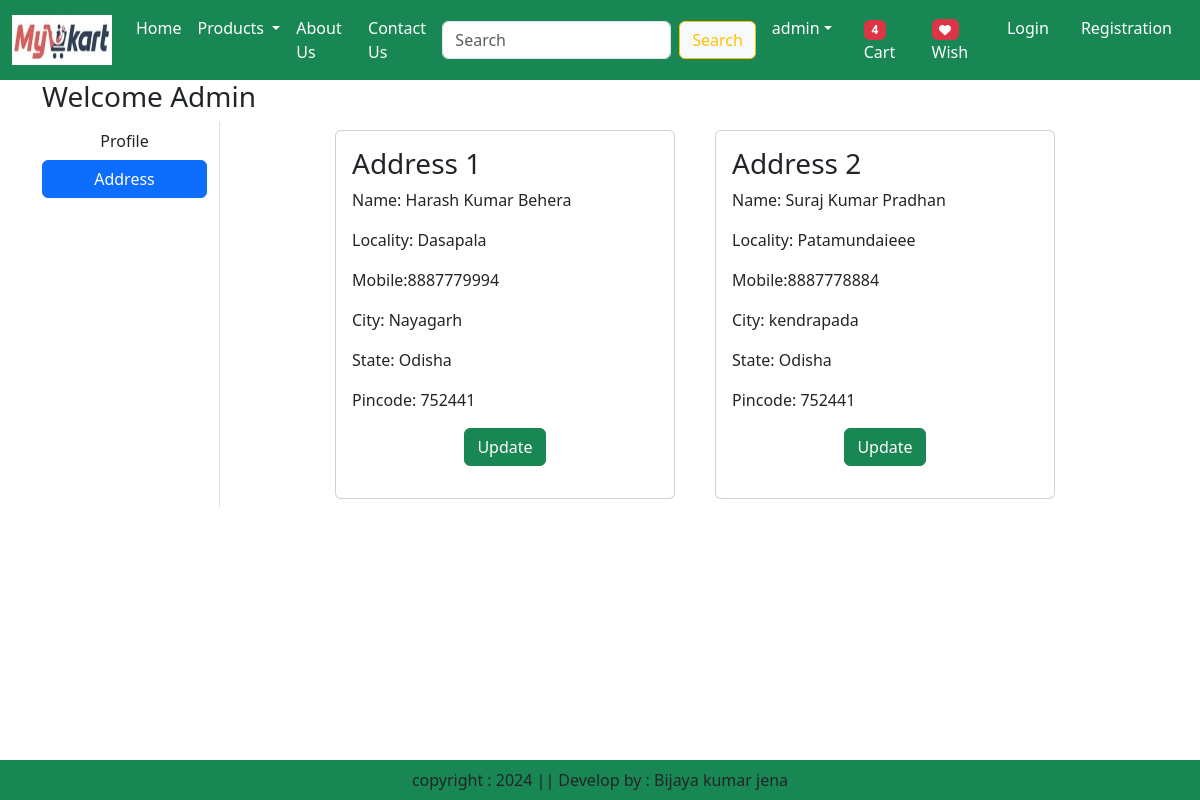
The page /address/ (signed in) on the database its author committed.
### app/models.py (models this page shows, shortened)
class Customer(models.Model):
    user = models.ForeignKey(User, on_delete=models.CASCADE)
    name = models.CharField(max_length=200)
    locality = models.CharField(max_length=200)
    city = models.CharField(max_length=50)
    mobile = models.IntegerField(default=0)
    zipcode = models.IntegerField()
    state = models.CharField(choices=STATE_CHOICES, max_length=100)

### app/views.py (the view)
# urls.py: path('address/', views.address, name='address'),
@login_required
def address(request):
    totalitem = 0
    if request.user.is_authenticated:
        totalitem = len(Cart.objects.filter(user=request.user))
    add = Customer.objects.filter(user=request.user)
    return render(request, 'app/address.html', locals())

### app/templates/app/address.html (shortened to what this page needs)
{% extends "app/base.html" %}
{% load static %}
{% block main-content %}
<div class="container">
  <div class="row">
    <h3>Welcome <span class="text-capitalize">{{request.user}}</span></h3>
    <div class="col-sm-2 border-end">
      <ul class="list-unstyled">
        <li class="d-grid">
          <a href="{% url 'profile' %}" class="btn">Profile</a>
        </li>
        <li class="d-grid">
          <a href="{% url 'address' %}" class="btn btn-primary">Address</a>
        </li>
      </ul>
    </div>
    <div class="col-sm-8 offset-sm-1">
      <div class="row">
        {% for ad in add %}
        <div class="col-sm-6">
          <div class="card m-2">
            <div class="card-body">
              <h3>Address {{forloop.counter}}</h3>
              <p>Name: {{ad.name}}</p>
              <p>Locality: {{ad.locality}}</p>
              <p>Mobile:{{ad.mobile}}</p>
              <p>City: {{ad.city}}</p>
              <p>State: {{ad.state}}</p>
              <p>Pincode: {{ad.zipcode}}</p>
              <p class="text-center">
                <a
                  href="{% url 'updateAddress' pk=ad.id %}"
                  type="button"
                  class="btn btn-success"
                  >Update</a
                >
              </p>
            </div>
          </div>
        </div>
        {% endfor %}
      </div>
    </div>
  </div>
</div>
{% endblock main-content %}

### app/templates/app/base.html (shortened to what this page needs)
<!DOCTYPE html>
{% load static %}
<html lang="en">
<head>
    <link href="https://cdn.jsdelivr.net/npm/bootstrap@5.3.3/dist/css/bootstrap.min.css" rel="stylesheet">
    <link rel="stylesheet" href="{% static 'app/css/owl.carousel.min.css' %}">
    <link rel="stylesheet" href="{% static 'app/css/all.min.css' %}">
    <link rel="stylesheet" href="{% static 'app/css/style.css' %}">
</head>
<body>
    <nav class="navbar navbar-expand-lg navbar-dark bg-success">
        <div class="container-fluid">
          <a class="navbar-brand" href="#">
            <img src="{% static 'app/images/mykartlogo.jpg' %}" width="100" height="50" />
          </a>
          <div class="collapse navbar-collapse" id="navbarSupportedContent">
            <ul class="navbar-nav me-auto mb-2 mb-lg-0">
              <li class="nav-item">
                <a class="nav-link active" aria-current="page" href="/">Home</a>
              </li>
              <li class="nav-item dropdown">
                <a class="nav-link dropdown-toggle text-white" href="#" role="button" data-bs-toggle="dropdown" aria-expanded="false">
                  Products
                </a>
              </li>
              <li class="nav-item">
                <a class="nav-link text-white" href="{% url 'about' %}">About Us</a>
              </li>
              <li class="nav-item">
                <a class="nav-link text-white" href="{% url 'contact' %}">Contact Us</a>
              </li>
            </ul>
            <form class="d-flex" role="search" action="/search">
              <input class="form-control me-2" type="search" placeholder="Search" name="search" aria-label="Search">
              <button class="btn btn-outline-warning btn btn-light" type="submit">Search</button>
            </form>
          </div>
          <ul class="navbar-nav me-auto mb-2 mb-lg-0">
                <li class="nav-item dropdown mx-2">
                    <a class="nav-link dropdown-toggle text-white" href="#" id="profileDropdown" role="button" data-bs-toggle="dropdown" aria-expanded="false">{{user}}</a>
                </li>
                <li class="nav-item mx-2">
                    <a href="{% url 'showcart' %}" class="nav-link text-white"> <span class="badge bg-danger">{% if totalitem > 0 %} {{totalitem}} {% endif %}</span>Cart</a>
                </li>
                <li class="nav-item mx-2">
                    <a href="{% url 'showwishlist' %}" class="nav-link text-white"> <span class="badge bg-danger">{% if wishitem > 0 %} {{wishitem}} {% endif %}<i class="fa fa-heart"></i></span>Wish</a>
                </li>
                <li class="nav-item mx-2">
                    <a href="{% url 'login' %}" class="nav-link text-white">Login</a>
                </li>
                <li class="nav-item mx-2">
                    <a href="{% url 'customerregistration' %}" class="nav-link text-white">Registration</a>
                </li>
          </ul>
        </div>
      </nav>
      {% block main-content %}{% endblock main-content %}
      <footer class="container-fluid fixed-bottom bg-success text-center p-2 mt-5">
        copyright : 2024 || Develop by : Bijaya kumar jena
      </footer>
</body>
</html>

### rows shown on the page
Customer: name "Harash Kumar Behera", locality "Dasapala", mobile "8887779994", city "Nayagarh", state "Odisha", zipcode "752441"
Customer: name "Suraj Kumar Pradhan", locality "Patamundaieee", mobile "8887778884", city "kendrapada", state "Odisha", zipcode "752441"

### other values the page prints
{{ user }} "admin"
{{ totalitem }} "4"
{{ request.user }} "Admin"
